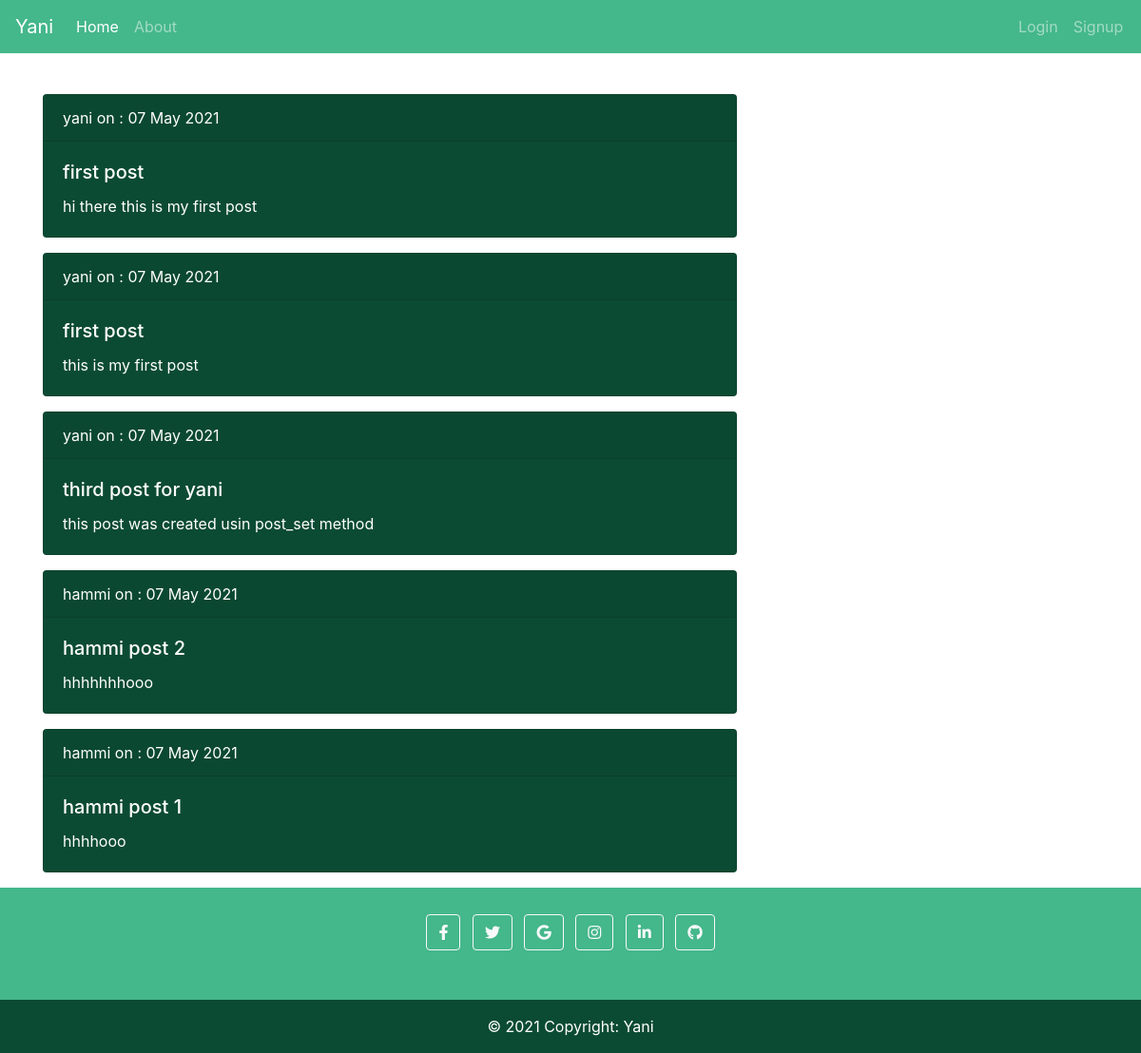
The page / on the database its author committed.
### yani_blog/models.py (models this page shows, shortened)
class Post(models.Model):
    title = models.CharField(max_length=100)
    content = models.TextField()
    date_post = models.DateTimeField(default=timezone.now)
    author = models.ForeignKey(User, on_delete=models.CASCADE)

### yani_blog/views.py (the view)
# urls.py: path('', views.index, name='index'),
def index(request):
    context={
        'posts' : Post.objects.all(),
        'title' : 'Home page'
    }
    return render(request, 'templates/index.html', context)

### yani_blog/templates/templates/index.html
{% extends "layout/base.html" %}
{% block content%}
{%for post in posts%}
<div class="card text-white bg-dark mb-3" style="background-color:#0c4b33 !important;">
    <div class="card-header">{{post.author}} on : {{post.date_post|date:"d F Y"}}</div>
    <div class="card-body">
        <h5 class="card-title">{{post.title}}</h5>
        <p class="card-text">{{post.content}}</p>
    </div>
</div>
{%endfor%}
{%endblock content%}

### rows shown on the page
Post: author "yani", date_post "07 May 2021", title "first post", content "hi there this is my first post"
Post: author "yani", date_post "07 May 2021", title "first post", content "this is my first post"
Post: author "yani", date_post "07 May 2021", title "third post for yani", content "this post was created usin post_set method"
Post: author "hammi", date_post "07 May 2021", title "hammi post 2", content "hhhhhhhooo"
Post: author "hammi", date_post "07 May 2021", title "hammi post 1", content "hhhhooo"
